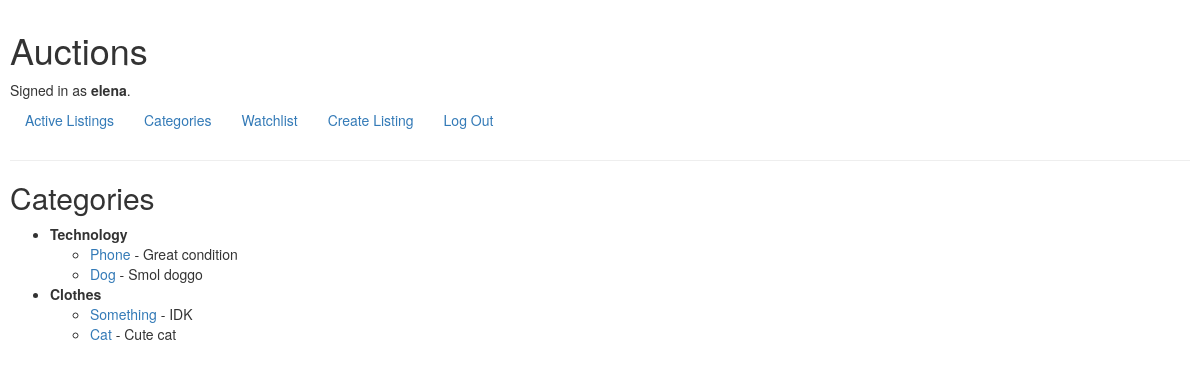
/categories (signed in), run on the app's committed database.
### auctions/models.py (models this page shows, shortened)
class User(AbstractUser):
    pass

class Category(models.Model):
    name = models.CharField(max_length=60)

class Auction(models.Model):
    seller = models.ForeignKey(User, on_delete=models.CASCADE)
    title = models.CharField(max_length=64)
    description = models.CharField(max_length=5000)
    image = models.CharField(max_length=20000, blank=True, null=True)
    starting_bid = models.DecimalField(decimal_places=2, max_digits=12)
    category = models.ForeignKey(Category, on_delete=models.CASCADE, null=True)

### auctions/views.py (the view)
# urls.py: path("categories", views.categories, name="categories"),
def categories(request):
    categories = Category.objects.prefetch_related('auction_set').all()
    return render(request, "auctions/categories.html", {
            "categories": categories
    })

### auctions/templates/auctions/categories.html
{% extends "auctions/layout.html" %}
{% block body %}
    <h2>Categories</h2>
    <ul>
        {% for category in categories %}
            <li>
                <strong>{{ category.name }}</strong>
                <ul>
                    {% for auction in category.auction_set.all %}
                        <li>
                            <a href="{% url 'auction' auction.id %}">{{ auction.title }}</a> - {{ auction.description }}
                        </li>
                    {% empty %}
                        <li>No auctions in this category</li>
                    {% endfor %}
                </ul>
            </li>
        {% empty %}
            <li>No active listings</li>
        {% endfor %}
    </ul>
{% endblock %}

### auctions/templates/auctions/layout.html (shortened to what this page needs)
{% load static %}
<!DOCTYPE html>
<html lang="en">
    <head>
        <link rel="stylesheet" href="{% static 'auctions/styles.css' %}">
        <link rel="stylesheet" href="https://stackpath.bootstrapcdn.com/bootstrap/4.4.1/css/bootstrap.min.css">
        <link rel="stylesheet" href="https://maxcdn.bootstrapcdn.com/bootstrap/3.3.7/css/bootstrap.min.css">
    </head>
    <body>
        <h1>Auctions</h1>
        <div>
            {% if user.is_authenticated %}
                Signed in as <strong>{{ user.username }}</strong>.
            {% else %}
                Not signed in.
            {% endif %}
        </div>
        <ul class="nav">
            <li class="nav-item">
                <a class="nav-link" href="{% url 'index' %}">Active Listings</a>
            </li>
            {% if user.is_authenticated %}
                <li class="nav-item">
                    <a class="nav-link" href="{% url 'categories' %}">Categories</a>
                </li>
                <li class="nav-item">
                    <a class="nav-link" href="{% url 'watchlist' %}">Watchlist</a>
                </li>
                <li class="nav-item">
                    <a class="nav-link" href="{% url 'create' %}">Create Listing</a>
                </li>
                <li class="nav-item">
                    <a class="nav-link" href="{% url 'logout' %}">Log Out</a>
                </li>
            {% endif %}
        </ul>
        <hr>
        {% block body %}
        {% endblock %}
    </body>
</html>

### auctions/static/auctions/styles.css (style rules this page uses)
body { padding: 10px; }

### data on the page
User: username "elena"
Category: name "Technology"
Auction: title "Phone", description "Great condition"
Auction: title "Dog", description "Smol doggo"
Category: name "Clothes"
Auction: title "Something", description "IDK"
Auction: title "Cat", description "Cute cat"
